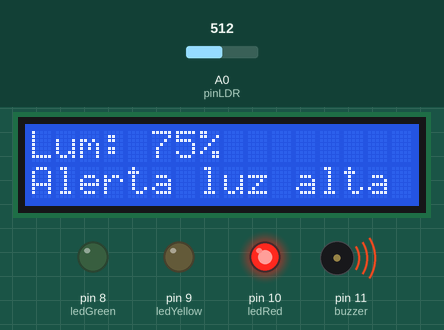
Bench run of a sketch on a simulated Arduino Uno, built with avr-gcc and run on an emulated ATmega328P. On the bench: 16×2 character LCD, output pins drawn as LEDs (lit = HIGH), buzzer (waves = sounding). The test bench sets the inputs (shaded band); at power-on: A0 (pinLDR) = 512. What the sketch prints to the serial monitor is not drawn.

Above: at 11.5 s.
11.6 s: A0 (pinLDR) set to 428
At 18.1 s:
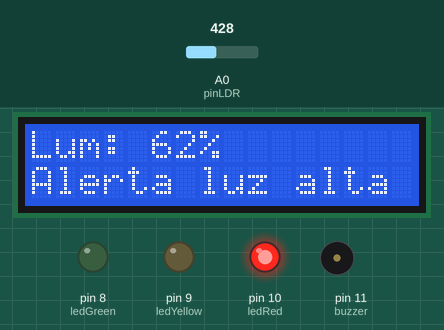
19.4 s: A0 (pinLDR) set to 399
At 22.8 s:
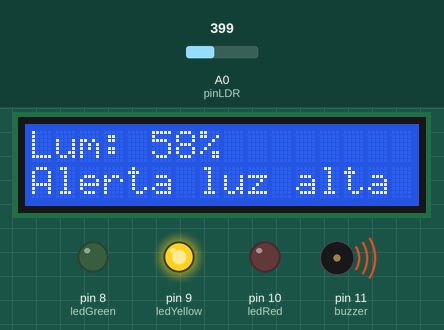
27.2 s: A0 (pinLDR) set to 223
At 34.0 s:
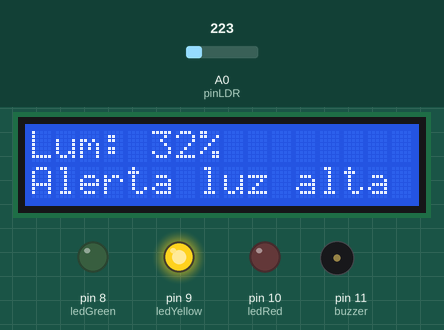
34.9 s: A0 (pinLDR) set to 195
At 39.3 s:
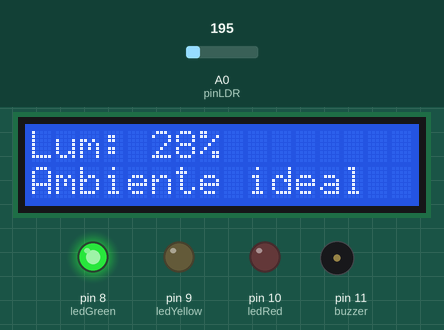
39.9 s: A0 (pinLDR) set to 511
At 44.2 s:
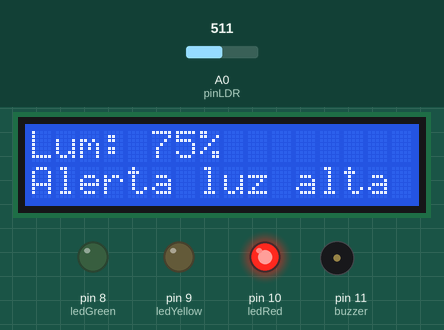
Timing chart, 0 to 48.7 s (numbered marks = the images above; inputs shaded):
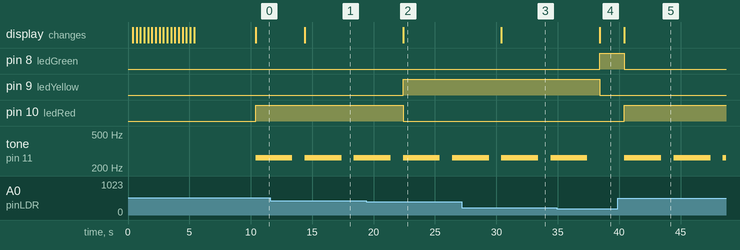

The sketch:

sensor_codigo.ino
```cpp
// Inclui a biblioteca LiquidCrystal para controlar o display LCD
#include <LiquidCrystal.h>

// Define a frequência do tom que será utilizado no buzzer (nota C4)
#define C4 262 // Tom para o buzzer

// Inicializa o LCD, conectando os pinos rs, en, d4, d5, d6, d7 aos pinos 7, 6, 5, 4, 3 e 2 do Arduino
LiquidCrystal lcd(7, 6, 5, 4, 3, 2);

// Definição dos pinos para o LDR e LEDs
int pinLDR = A0; // Pino analógico A0 para o sensor de luminosidade (LDR)
const int ledRed = 10;    // Pino 10 para o LED vermelho
const int ledYellow = 9;  // Pino 9 para o LED amarelo
const int ledGreen = 8;   // Pino 8 para o LED verde
const int buzzer = 11;    // Pino 11 para o buzzer

// Definindo os valores mínimos e máximos de leitura do LDR
const int LDR_MIN = 0;    // Valor mínimo da leitura do LDR
const int LDR_MAX = 680;  // Valor máximo da leitura do LDR (máximo medido no ambiente)

const int notaAlerta = C4; // A nota que o buzzer irá emitir durante o alerta

// Definindo a animação do cavalo, que será uma sequência de frames
byte framesCavalo[2][8][8] = { // Cada "frame" é uma matriz de 8x8 pixels
  {
    {0x00, 0x00, 0x00, 0x00, 0x03, 0x07, 0x0E, 0x0E},
    {0x00, 0x00, 0x00, 0x00, 0x0F, 0x1F, 0x1F, 0x1F},
    {0x00, 0x00, 0x00, 0x03, 0x07, 0x1F, 0x1F, 0x1F},
    {0x00, 0x00, 0x05, 0x1F, 0x1D, 0x1F, 0x16, 0x06},
    {0x0C, 0x18, 0x10, 0x00, 0x01, 0x01, 0x01, 0x00},
    {0x1F, 0x1F, 0x1E, 0x17, 0x00, 0x00, 0x10, 0x00},
    {0x1F, 0x1F, 0x03, 0x02, 0x14, 0x04, 0x02, 0x00},
    {0x1C, 0x1C, 0x04, 0x04, 0x08, 0x00, 0x00, 0x00}
  },
  {
    {0x00, 0x00, 0x00, 0x07, 0x0F, 0x0E, 0x1C, 0x18},
    {0x00, 0x00, 0x00, 0x0F, 0x1F, 0x1F, 0x1F, 0x1F},
    {0x00, 0x00, 0x01, 0x03, 0x1F, 0x1F, 0x1F, 0x1F},
    {0x14, 0x1C, 0x1A, 0x1E, 0x1F, 0x13, 0x10, 0x10},
    {0x13, 0x13, 0x02, 0x02, 0x04, 0x00, 0x00, 0x00},
    {0x1F, 0x07, 0x0E, 0x06, 0x01, 0x00, 0x00, 0x00},
    {0x0F, 0x03, 0x03, 0x01, 0x01, 0x00, 0x00, 0x00},
    {0x10, 0x18, 0x0C, 0x02, 0x02, 0x11, 0x00, 0x00}
  }
};

void setup() {
  lcd.begin(16, 2);  // Inicializa o LCD com 16 colunas e 2 linhas
  Serial.begin(9600); // Inicia a comunicação serial para monitoramento de dados

  // Configura os pinos dos LEDs e do buzzer como saída
  pinMode(ledRed, OUTPUT);
  pinMode(ledYellow, OUTPUT);
  pinMode(ledGreen, OUTPUT);
  pinMode(buzzer, OUTPUT);

  // Inicia a animação do cavalo
  for (int pos = -3; pos <= 13; pos++) { // A animação vai se mover de -3 a 13
    int f = pos % 2; // A cada nova posição, alterna entre os dois frames da animação
    if (f < 0) f += 2; // Caso o valor de 'f' seja negativo, ajusta para garantir que seja 0 ou 1

    lcd.clear(); // Limpa a tela do LCD
    // Cria os 8 caracteres do LCD para formar a animação
    for (int i = 0; i < 8; i++) {
      lcd.createChar(i, framesCavalo[f][i]); // Cria os caracteres com base nos frames
    }
    // Exibe os 4 quadros do cavalo
    for (int c = 0; c < 4; c++) {
      int x = pos + c;  // Calcula a posição horizontal
      if (x >= 0 && x < 16) { // Verifica se a posição está dentro dos limites da tela LCD
        lcd.setCursor(x, 0); lcd.write(byte(c)); // Escreve o byte (quadro) na linha 0
        lcd.setCursor(x, 1); lcd.write(byte(c + 4)); // Escreve o quadro na linha 1
      }
    }
    delay(300); // Atraso de 300ms para animar cada quadro
  }

  // Mensagem de boas-vindas
  lcd.clear(); // Limpa o LCD
  lcd.setCursor(0, 0); // Define o cursor na posição (0, 0)
  lcd.print("Boas Vindas     "); // Exibe a mensagem de boas-vindas na linha 0
  lcd.setCursor(0, 1); // Define o cursor na segunda linha
  lcd.print("Cyber Horses    "); // Exibe o nome da empresa ou do projeto
  delay(5000); // Aguarda 5 segundos
  lcd.clear(); // Limpa o LCD após a exibição da mensagem
}

void loop() {
  // Lê o valor do LDR (sensor de luminosidade) e armazena em 'dataLDR'
  int dataLDR = analogRead(pinLDR);
  dataLDR = constrain(dataLDR, LDR_MIN, LDR_MAX); // Limita os valores lidos para o intervalo de LDR_MIN a LDR_MAX
  int luminosidade = map(dataLDR, LDR_MIN, LDR_MAX, 0, 100); // Mapeia os valores lidos para 0% a 100% de luminosidade

  // Exibe os valores lidos no monitor serial para depuração
  Serial.print("LDR: ");
  Serial.print(dataLDR);
  Serial.print(" | Luminosidade: ");
  Serial.print(luminosidade);
  Serial.println("%");

  // Exibe a luminosidade no LCD na linha 0
  lcd.setCursor(0, 0);
  lcd.print("Lum: ");
  lcd.print(luminosidade);
  lcd.print("%       "); // Exibe a luminosidade com um espaço extra para limpar o texto antigo

  // Desliga os LEDs e buzzer antes de cada verificação
  digitalWrite(ledRed, LOW);
  digitalWrite(ledYellow, LOW);
  digitalWrite(ledGreen, LOW);
  noTone(buzzer); // Desliga o buzzer

  // Verifica os níveis de luminosidade e aciona LEDs e buzzer conforme necessário
  if (luminosidade <= 30) { // Se a luminosidade for menor ou igual a 30%, o ambiente está ideal
    lcd.setCursor(0, 1);
    lcd.print("Ambiente ideal  "); // Exibe "Ambiente ideal"
    digitalWrite(ledGreen, HIGH); // Acende o LED verde
  } else if (luminosidade <= 60) { // Se a luminosidade for menor ou igual a 60%, mas maior que 30%, há alerta de luz alta
    lcd.setCursor(0, 1);
    lcd.print("Alerta luz alta "); // Exibe "Alerta luz alta"
    digitalWrite(ledYellow, HIGH); // Acende o LED amarelo
    tone(buzzer, notaAlerta, 3000); // Emite um som por 3 segundos
    delay(3000);//Intervalo de 3 segundos
  } else { // Se a luminosidade for maior que 60%, acende o LED vermelho e emite alerta
    lcd.setCursor(0, 1);
    lcd.print("Alerta luz alta "); // Exibe "Alerta luz alta"
    digitalWrite(ledRed, HIGH); // Acende o LED vermelho
    tone(buzzer, notaAlerta, 3000); // Emite um som por 3 segundos
    delay(3000);//Intervalo de 3 segundos
  }

  delay(1000); // Aguarda 1 segundo antes de fazer nova leitura
}
```

Measured:
- the behaviour switches between 415 and 414 on A0 (pinLDR) (found by bisection; images 1 and 2)
- the behaviour switches between 211 and 210 on A0 (pinLDR) (found by bisection; images 3 and 4)
- after the input at 11.6 s, the display: changes after 2.8 s (image 1)
- after the input at 19.4 s, pin 9 (ledYellow): LOW → HIGH after 3.0 s; pin 10 (ledRed): HIGH → LOW after 3.0 s; the display: changes after 3.0 s (image 2)
- after the input at 27.2 s, the display: changes after 3.2 s (image 3)
- after the input at 34.9 s, pin 8 (ledGreen): LOW → HIGH after 3.5 s; pin 9 (ledYellow): HIGH → LOW after 3.5 s; tone on pin 11 (buzzer): goes on until 37.4 s, then stays silent; the display: changes after 3.5 s (image 4)
- after the input at 39.9 s, pin 8 (ledGreen): HIGH → LOW after 0.53 s; pin 10 (ledRed): LOW → HIGH after 0.53 s; tone on pin 11 (buzzer): alternates 262 Hz for 3.0 s and silent for 1.0 s, starting after 0.53 s; the display: changes after 0.53 s (image 5)
- by itself, tone on pin 11 (buzzer): alternates 262 Hz for 3.0 s and silent for 1.0 s
